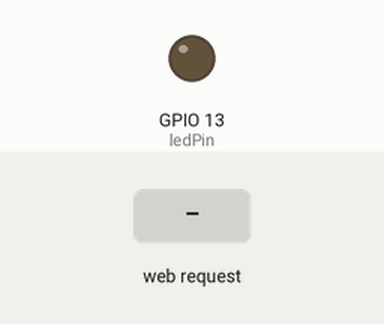
This sketch was run on a simulated ESP8266 (NodeMCU). Shown: output pins drawn as LEDs (lit = HIGH). The inputs (shaded band) are chosen by the test bench. WiFi joins after 1.5 s; servers stay silent unless stated; what the sketch prints to the serial monitor is not drawn.

Above: at 2.7 s.
2.8 s: HTTP request GET /LED=ON received
At 3.1 s:
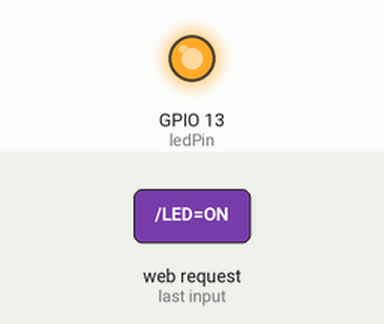
4.3 s: HTTP request GET /LED=OFF received
At 5.5 s:
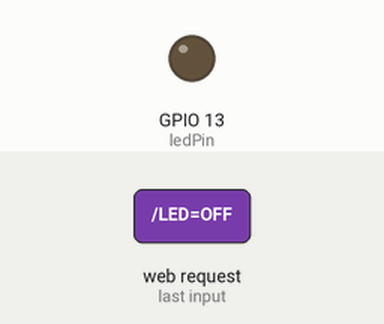
Timing chart, 0 to 7.3 s (numbered marks = the images above; inputs shaded):
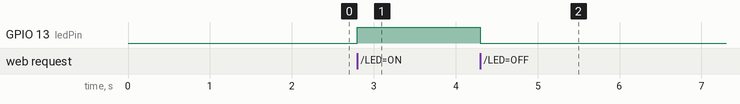

Measured:
- after the input at 2.8 s, GPIO 13 (ledPin): LOW → HIGH at once
- after the input at 4.3 s, GPIO 13 (ledPin): HIGH → LOW at once

The sketch:

config_wifi.ino
```cpp
#include "ESP8266WiFi.h"
/*
void setup() {
  Serial.begin(115200);
  // Set WiFi to station mode and disconnect from an AP if it was previously connected
  WiFi.mode(WIFI_STA);
  WiFi.disconnect();
  delay(2000);
  Serial.println("Setup done");
}

void loop() {
  Serial.println("scan start");


  int n = WiFi.scanNetworks();// WiFi.scanNetworks will return the number of networks found
  Serial.println("scan done");
  if (n == 0)
    Serial.println("no networks found");
  else
  {
    Serial.print(n);
    Serial.println(" networks found");
    for (int i = 0; i < n; ++i)
    {
      // Print SSID and RSSI for each network found
      Serial.print(i + 1);
      Serial.print(": ");
      Serial.print(WiFi.SSID(i));
      Serial.print(" (");
      Serial.print(WiFi.RSSI(i));
      Serial.print(")");
      Serial.println((WiFi.encryptionType(i) == ENC_TYPE_NONE)?" ":"*");
      delay(10);
    }
  }
  Serial.println("");

  // Wait a bit before scanning again
  delay(5000);
}

^*/


const char* ssid = "tp-link69";
const char* password = "fucolportatilnokiahuaweijueputa2018";

int ledPin = 13; // GPIO13
WiFiServer server(80);
WiFiClient client;

void setup() {
  Serial.begin(115200);
  delay(10);

  pinMode(ledPin, OUTPUT);
  digitalWrite(ledPin, LOW);

  // Connect to WiFi network
  Serial.println();
  Serial.println();
  Serial.print("Connecting to ");
  Serial.println(ssid);

  WiFi.begin(ssid, password);

  while (WiFi.status() != WL_CONNECTED) {
    delay(500);
    Serial.print(".");
  }
  Serial.println("");
  Serial.println("WiFi connected");

  // Start the server
  server.begin();
  Serial.println("Server started");

  // Print the IP address
  Serial.print("Use this URL to connect: ");
  Serial.print("http://");
  Serial.print(WiFi.localIP());
  Serial.println("/");

}

void loop() {
  // Check if a client has connected
  client = server.available();
  if (!client) {
    return;
  }

  // Wait until the client sends some data
  Serial.println("new client");
  while(!client.available()){
    delay(1);
  }

  // Read the first line of the request
  String request = client.readStringUntil('\r');
  Serial.println(request);
  client.flush();

  // Match the request

  int value = LOW;
  if (request.indexOf("/LED=ON") != -1)  {
    digitalWrite(ledPin, HIGH);
    value = HIGH;
  }
  if (request.indexOf("/LED=OFF") != -1)  {
    digitalWrite(ledPin, LOW);
    value = LOW;
  }

// Set ledPin according to the request
//digitalWrite(ledPin, value);

  // Return the response
  client.println("HTTP/1.1 200 OK");
  client.println("Content-Type: text/html");
  client.println(""); //  do not forget this one
  client.println("<!DOCTYPE HTML>");
  client.println("<html>");

  client.print("Led pin is now: ");

  if(value == HIGH) {
    client.print("On");
  } else {
    client.print("Off");
  }
  client.println("<br><br>");
  client.println("<a href=\"/LED=ON\"\"><button>Turn On </button></a>");
  client.println("<a href=\"/LED=OFF\"\"><button>Turn Off </button></a><br />");
  client.println("</html>");

  delay(1);
  Serial.println("Client disonnected");
  Serial.println("");

}
```
